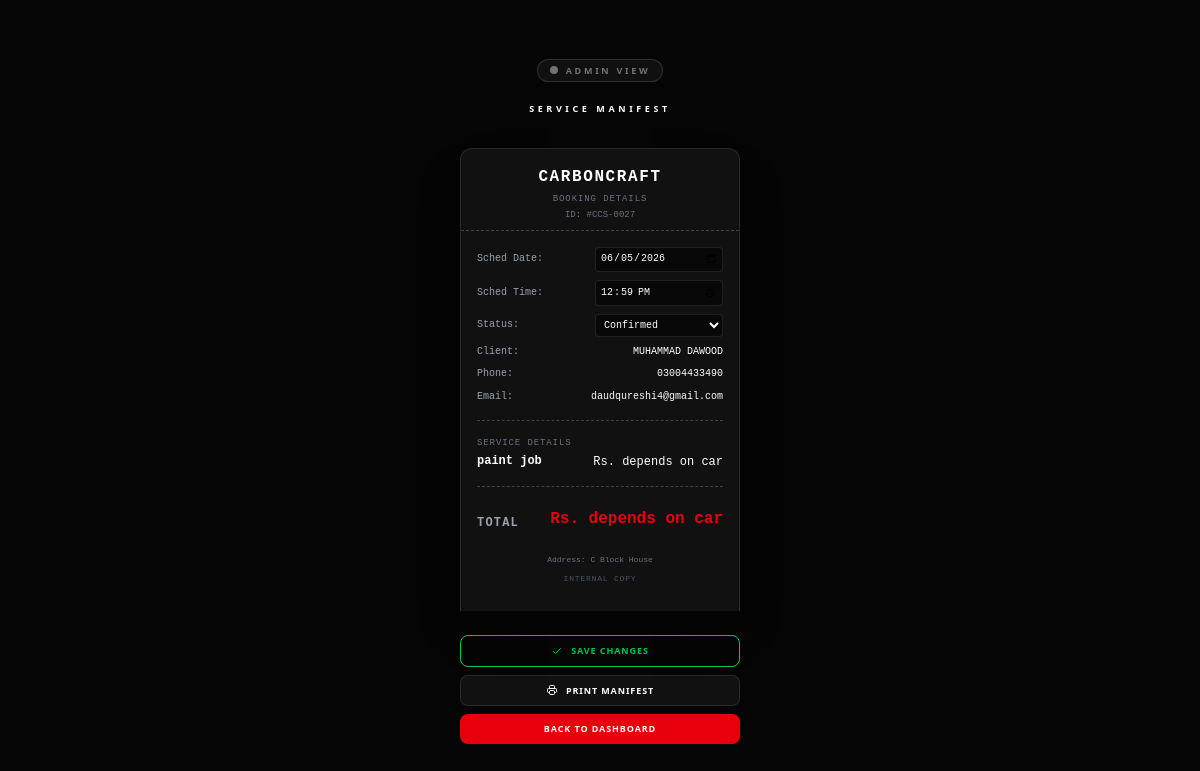
Page /adminstudio/booking/27/ (signed in) on the committed database.
### django_apps/services/models.py (models this page shows, shortened)
class ServiceBooking(models.Model):
    service = models.ForeignKey(Service, on_delete=models.CASCADE, related_name='bookings')
    first_name = models.CharField(max_length=100)
    last_name = models.CharField(max_length=100)
    email = models.EmailField()
    phone = models.CharField(max_length=20)
    booking_date = models.DateField()
    booking_time = models.TimeField()
    address = models.TextField()
    notes = models.TextField(blank=True, null=True)
    STATUS_CHOICES = [
        ('pending', 'Pending'),
        ('confirmed', 'Confirmed'),
        ('completed', 'Completed'),
        ('cancelled', 'Cancelled'),
    ]
    status = models.CharField(max_length=20, choices=STATUS_CHOICES, default='pending')
    created_at = models.DateTimeField(default=timezone.now)

class Service(models.Model):
    service_name = models.CharField(max_length=200)
    description = models.TextField()
    price = models.TextField(max_length = 250)
    is_available = models.BooleanField(default=True)

### django_apps/dashboard/views.py (the view, shortened to what this page needs)
# urls.py: path('booking/<int:pk>/', views.booking_detail_view, name='booking_detail'),
@user_passes_test(lambda u: u.is_staff, login_url='home')
def booking_detail_view(request, pk):
    booking = get_object_or_404(ServiceBooking, pk=pk)
    return render(request, 'booking_det.html', {'booking': booking})

### django_apps/dashboard/templates/booking_det.html (shortened to what this page needs)
{% extends "base1.html" %}
{% block content %}
{% load static tailwind_tags %}
{% load static %}
<section class="min-h-screen bg-[#050505] py-8 px-4 flex flex-col items-center justify-center font-sans">
    <div class="max-w-[280px] w-full">
        <div class="text-center mb-8 space-y-3">
            <div class="inline-flex items-center gap-2 px-3 py-1 rounded-full border border-neutral-500/30 bg-neutral-500/10 text-[9px] font-black text-neutral-500 uppercase tracking-[0.3em]">
                <span class="relative flex h-2 w-2">
                    <span class="relative inline-flex rounded-full h-2 w-2 bg-neutral-500"></span>
                </span>
                Admin View
            </div>
            <h2 class="text-[9px] uppercase tracking-[0.4em] font-black text-white mt-2">Service Manifest</h2>
        </div>
        <form method="POST" class="relative bg-[#111] border-x border-t border-white/10 shadow-2xl font-mono text-sm mx-auto" style="border-radius: 12px 12px 0 0;">
            <div class="p-4 pb-2 text-center border-b border-dashed border-white/20">
                <h3 class="text-base font-black text-white uppercase tracking-widest">CarbonCraft</h3>
                <p class="text-[9px] text-gray-500 uppercase tracking-widest mt-1">Booking Details</p>
                <p class="text-[9px] text-gray-500 mt-1">ID: #CCS-{{ booking.id|stringformat:"04d" }}</p>
            </div>
            <div class="p-4 space-y-4">
                <div class="space-y-2 border-b border-dashed border-white/20 pb-4">
                    <div class="flex justify-between items-center text-[10px] text-gray-400 mb-2">
                        <span>Sched Date:</span>
                        <input type="date" name="booking_date" value="{{ booking.booking_date|date:'Y-m-d' }}" class="bg-black/50 border border-white/10 text-white text-[10px] p-1 rounded w-32 text-right">
                    </div>
                    <div class="flex justify-between items-center text-[10px] text-gray-400 mb-2">
                        <span>Sched Time:</span>
                        <input type="time" name="booking_time" value="{{ booking.booking_time|time:'H:i' }}" class="bg-black/50 border border-white/10 text-white text-[10px] p-1 rounded w-32 text-right">
                    </div>
                    <div class="flex justify-between items-center text-[10px] text-gray-400 mb-2">
                        <span>Status:</span>
                        <select name="status" class="bg-black/50 border border-white/10 text-white text-[10px] p-1 rounded w-32 outline-none focus:border-red-600/50">
                            <option value="confirmed" {% if booking.status == 'confirmed' %}selected{% endif %}>Confirmed</option>
                        </select>
                    </div>
                    <div class="flex justify-between items-start text-[10px] text-gray-400">
                        <span>Client:</span>
                        <span class="text-white text-right truncate max-w-[60%]">{{ booking.first_name }} {{ booking.last_name }}</span>
                    </div>
                    <div class="flex justify-between items-start text-[10px] text-gray-400">
                        <span>Phone:</span>
                        <span class="text-white text-right">{{ booking.phone }}</span>
                    </div>
                    <div class="flex justify-between items-start text-[10px] text-gray-400">
                        <span>Email:</span>
                        <span class="text-white text-right">{{ booking.email }}</span>
                    </div>
                </div>
                <div class="space-y-2 border-b border-dashed border-white/20 pb-4">
                    <p class="text-[9px] text-gray-500 uppercase tracking-widest mb-1">Service Details</p>
                    <div class="flex justify-between items-start">
                        <span class="text-xs font-bold text-white max-w-[60%] leading-tight">{{ booking.service.title|default:booking.service.service_name }}</span>
                        <span class="text-xs text-white whitespace-nowrap">Rs. {{ booking.service.price }}</span>
                    </div>
                </div>
                <div class="flex justify-between items-end pt-1 mt-1">
                    <span class="text-xs font-bold text-gray-400 uppercase tracking-widest">Total</span>
                    <span class="text-base font-black text-red-600">Rs. {{ booking.service.price }}</span>
                </div>
                <div class="pt-2 text-center space-y-1">
                    <p class="text-[8px] text-gray-500 leading-tight">Address: {{ booking.address }}</p>
                    <p class="text-[8px] text-gray-600 uppercase tracking-widest mt-2">Internal Copy</p>
                </div>
            </div>
            <div class="h-3 w-full" style="background-image: radial-gradient(circle at 6px 0, transparent 6px, #111 7px); background-size: 12px 12px; background-repeat: repeat-x; transform: rotate(180deg); margin-top: -1px;"></div>
        </form>
        <div class="mt-6 flex flex-col gap-2 max-w-[280px] mx-auto">
            <button type="button" onclick="document.querySelector('form').submit()" class="w-full py-2 bg-green-600/20 border border-green-500/50 text-green-500 text-[9px] font-black uppercase tracking-widest rounded-lg hover:bg-green-600 hover:text-white transition-all flex items-center justify-center gap-2">
                <svg class="w-3 h-3" fill="none" stroke="currentColor" viewBox="0 0 24 24"><path stroke-linecap="round" stroke-linejoin="round" stroke-width="2" d="M5 13l4 4L19 7"></path></svg>
                Save Changes
            </button>
            <button onclick="window.print()" class="w-full py-2 bg-white/5 border border-white/10 text-white text-[9px] font-black uppercase tracking-widest rounded-lg hover:bg-white/10 transition-all flex items-center justify-center gap-2">
                Print Manifest
            </button>
            <a href="{% url 'admin_dashboard' %}" class="w-full py-2 bg-red-600 text-white text-center text-[9px] font-black uppercase tracking-widest rounded-lg hover:bg-red-700 transition-all">
                Back to Dashboard
            </a>
        </div>
    </div>
</section>
{% endblock %}

### rows in the picture
ServiceBooking: id "0027", booking_date "06/05/2026", booking_time "12:59", status "Confirmed", first_name "MUHAMMAD", last_name "DAWOOD", phone "03004433490", email "daudqureshi4@gmail.com", service "paint job", service.price "depends on car", address "C Block House"
